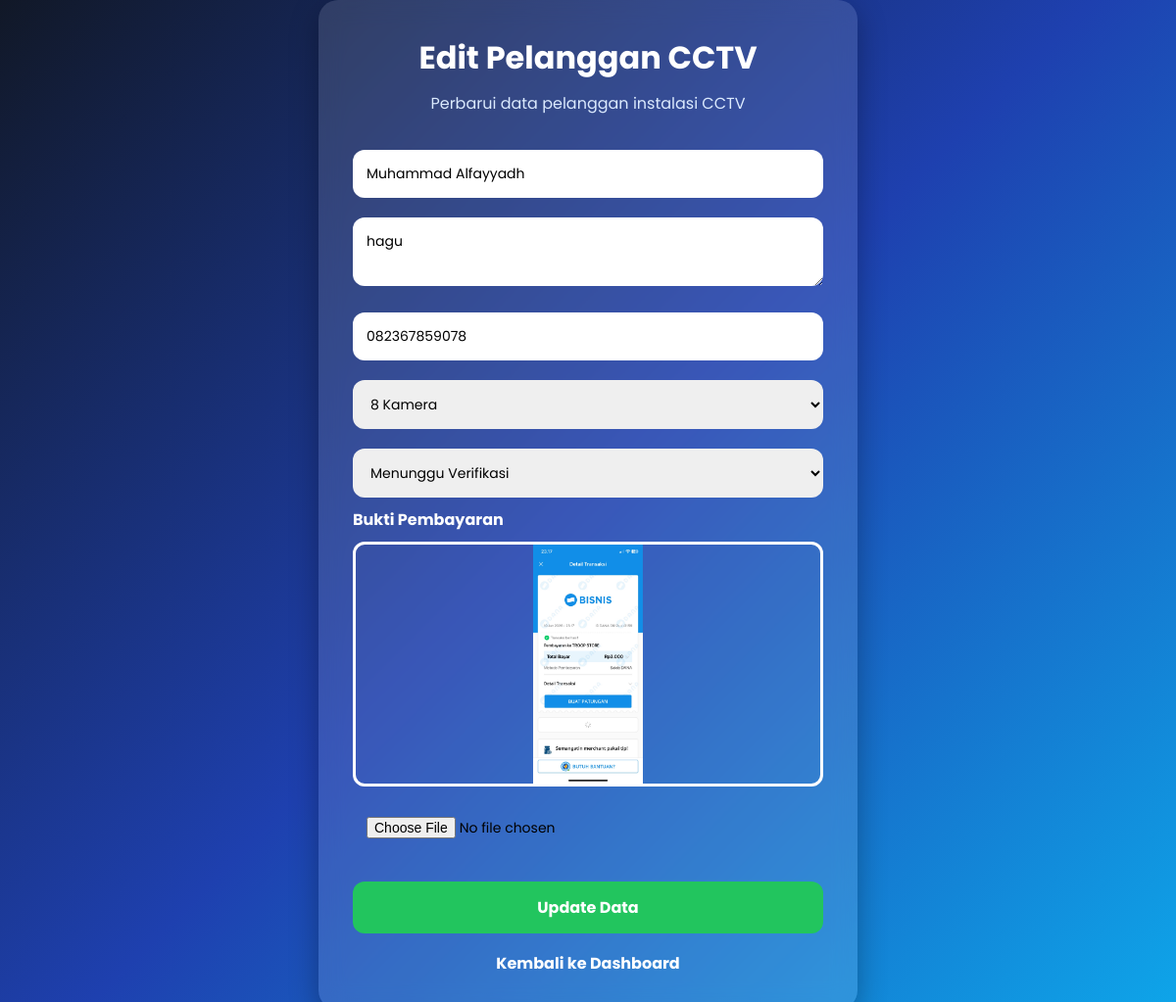
Page /edit/17/ (signed in) on the committed database.
### layanan/models.py (models this page shows, shortened)
class Pelanggan(models.Model):
    STATUS_CHOICES = [
        ('Menunggu Pembayaran', 'Menunggu Pembayaran'),
        ('Menunggu Verifikasi', 'Menunggu Verifikasi'),
        ('Diproses', 'Diproses'),
        ('Selesai', 'Selesai'),
    ]
    nama = models.CharField(max_length=100)
    alamat = models.TextField()
    no_hp = models.CharField(max_length=20)
    paket = models.CharField(max_length=50)
    status = models.CharField(
        max_length=50,
        choices=STATUS_CHOICES,
        default='Menunggu Pembayaran'
    )
    bukti_pembayaran = models.ImageField(
    upload_to='bukti_pembayaran/',
    blank=True,
    null=True
)

### layanan/views.py (the view, shortened to what this page needs)
# urls.py: path('edit/<int:id>/', views.edit_pelanggan, name='edit'),
@login_required(login_url='login')
def edit_pelanggan(request, id):
    pelanggan = get_object_or_404(Pelanggan, id=id)
    return render(request, 'edit.html', {
        'pelanggan': pelanggan
    })

### layanan/templates/edit.html (shortened to what this page needs)
<!DOCTYPE html>
<html lang="en">
<head>
</head>
<body>
<div class="container">
    <h1>Edit Pelanggan CCTV</h1>
    <p class="subtitle">
        Perbarui data pelanggan instalasi CCTV
    </p>
    <form method="POST" enctype="multipart/form-data">
        <input
            type="text"
            name="nama"
            value="{{ pelanggan.nama }}"
            placeholder="Nama Lengkap"
            required
        >
        <textarea
            name="alamat"
            placeholder="Alamat Lengkap"
            required
        >{{ pelanggan.alamat }}</textarea>
        <input
            type="text"
            name="no_hp"
            value="{{ pelanggan.no_hp }}"
            placeholder="Nomor HP"
            required
        >
        <select name="paket" required>
            <option value="{{ pelanggan.paket }}">
                {{ pelanggan.paket }}
            </option>
        </select>
        <select name="status" required>
            <option value="{{ pelanggan.status }}">
                {{ pelanggan.status }}
            </option>
        </select>
        <label>
            Bukti Pembayaran
        </label>
        {% if pelanggan.bukti_pembayaran %}
            <img
                src="{{ pelanggan.bukti_pembayaran.url }}"
                class="preview-img"
            >
        {% else %}
            <p style="color:white;margin-top:10px;">
                Belum ada bukti pembayaran
            </p>
        {% endif %}
        <input
            type="file"
            name="bukti_pembayaran"
            accept="image/*"
        >
        <button type="submit">
            Update Data
        </button>
    </form>
    <a href="/dashboard/" class="back-btn">
        Kembali ke Dashboard
    </a>
</div>
</body>
</html>

### layanan/templates/edit.html (style rules this page uses)
* { margin:0; padding:0; box-sizing:border-box; font-family:'Poppins', sans-serif; }
body { min-height:100vh; display:flex; justify-content:center; align-items:center; background:linear-gradient(135deg,#111827,#1e40af,#0ea5e9); }
.container { width:550px; background:rgba(255,255,255,0.12); backdrop-filter:blur(12px); padding:35px; border-radius:20px; box-shadow:0 10px 30px rgba(0,0,0,0.3); }
h1 { text-align:center; color:white; margin-bottom:10px; }
.subtitle { text-align:center; color:#dbeafe; margin-bottom:25px; }
input, textarea, select { width:100%; padding:14px; margin:10px 0; border:none; border-radius:12px; outline:none; font-size:14px; }
label { color:white; font-weight:bold; }
.preview-img { width:100%; max-height:250px; object-fit:contain; border-radius:12px; margin-top:10px; border:3px solid white; }
button { width:100%; padding:14px; margin-top:20px; background:#22c55e; color:white; border:none; border-radius:12px; font-size:16px; cursor:pointer; font-weight:bold; }
.back-btn { display:block; text-align:center; margin-top:18px; text-decoration:none; color:white; font-weight:bold; }

### rows in the picture
Pelanggan: nama "Muhammad Alfayyadh", alamat "hagu", no_hp "082367859078", paket "8 Kamera", status "Menunggu Verifikasi", bukti_pembayaran (picture)
